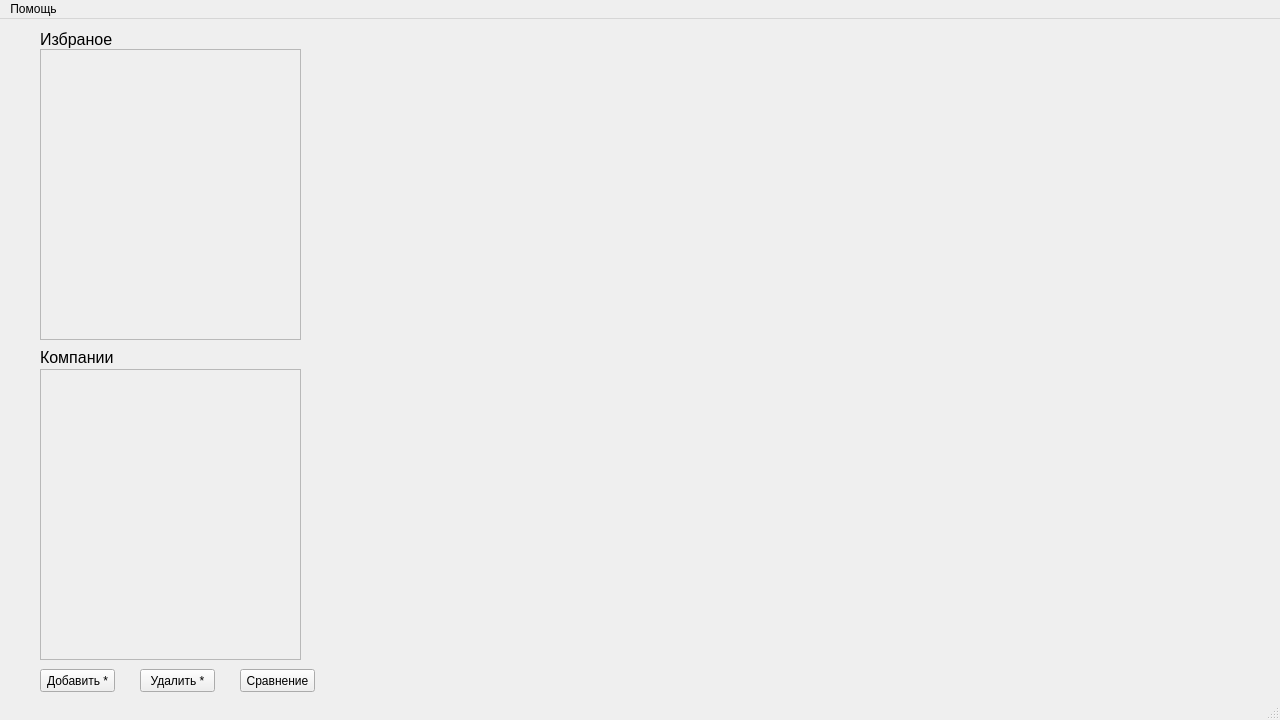
<?xml version="1.0" encoding="UTF-8"?>
<ui version="4.0">
 <class>MainWindow</class>
 <widget class="QMainWindow" name="MainWindow">
  <property name="geometry">
   <rect>
    <x>0</x>
    <y>0</y>
    <width>1280</width>
    <height>720</height>
   </rect>
  </property>
  <property name="windowTitle">
   <string>Акции</string>
  </property>
  <widget class="QWidget" name="centralwidget">
   <widget class="QWidget" name="verticalLayoutWidget">
    <property name="geometry">
     <rect>
      <x>369</x>
      <y>9</y>
      <width>891</width>
      <height>651</height>
     </rect>
    </property>
    <layout class="QVBoxLayout" name="verticalLayout"/>
   </widget>
   <widget class="QScrollArea" name="scrollArea">
    <property name="geometry">
     <rect>
      <x>40</x>
      <y>350</y>
      <width>261</width>
      <height>291</height>
     </rect>
    </property>
    <property name="widgetResizable">
     <bool>true</bool>
    </property>
    <widget class="QWidget" name="scrollAreaWidgetContents">
     <property name="geometry">
      <rect>
       <x>0</x>
       <y>0</y>
       <width>259</width>
       <height>289</height>
      </rect>
     </property>
     <layout class="QVBoxLayout" name="verticalLayout_3">
      <item>
       <layout class="QVBoxLayout" name="verticalLayout_2"/>
      </item>
     </layout>
    </widget>
   </widget>
   <widget class="QLabel" name="label">
    <property name="geometry">
     <rect>
      <x>40</x>
      <y>330</y>
      <width>81</width>
      <height>16</height>
     </rect>
    </property>
    <property name="font">
     <font>
      <pointsize>12</pointsize>
     </font>
    </property>
    <property name="text">
     <string>Компании</string>
    </property>
   </widget>
   <widget class="QScrollArea" name="scrollArea_2">
    <property name="geometry">
     <rect>
      <x>40</x>
      <y>30</y>
      <width>261</width>
      <height>291</height>
     </rect>
    </property>
    <property name="widgetResizable">
     <bool>true</bool>
    </property>
    <widget class="QWidget" name="scrollAreaWidgetContents_2">
     <property name="geometry">
      <rect>
       <x>0</x>
       <y>0</y>
       <width>259</width>
       <height>289</height>
      </rect>
     </property>
     <layout class="QVBoxLayout" name="verticalLayout_5">
      <item>
       <layout class="QVBoxLayout" name="verticalLayout_4"/>
      </item>
     </layout>
    </widget>
   </widget>
   <widget class="QLabel" name="label_2">
    <property name="geometry">
     <rect>
      <x>40</x>
      <y>10</y>
      <width>81</width>
      <height>20</height>
     </rect>
    </property>
    <property name="font">
     <font>
      <pointsize>12</pointsize>
     </font>
    </property>
    <property name="text">
     <string>Избраное</string>
    </property>
   </widget>
   <widget class="QPushButton" name="pushButton_21">
    <property name="geometry">
     <rect>
      <x>40</x>
      <y>650</y>
      <width>75</width>
      <height>23</height>
     </rect>
    </property>
    <property name="text">
     <string>Добавить *</string>
    </property>
   </widget>
   <widget class="QPushButton" name="pushButton_22">
    <property name="geometry">
     <rect>
      <x>140</x>
      <y>650</y>
      <width>75</width>
      <height>23</height>
     </rect>
    </property>
    <property name="text">
     <string>Удалить *</string>
    </property>
   </widget>
   <widget class="QPushButton" name="pushButton_23">
    <property name="geometry">
     <rect>
      <x>240</x>
      <y>650</y>
      <width>75</width>
      <height>23</height>
     </rect>
    </property>
    <property name="text">
     <string>Сравнение</string>
    </property>
   </widget>
  </widget>
  <widget class="QMenuBar" name="menubar">
   <property name="geometry">
    <rect>
     <x>0</x>
     <y>0</y>
     <width>1280</width>
     <height>21</height>
    </rect>
   </property>
   <widget class="QMenu" name="menu">
    <property name="title">
     <string>Помощь</string>
    </property>
    <addaction name="about_action"/>
   </widget>
   <addaction name="menu"/>
  </widget>
  <widget class="QStatusBar" name="statusbar"/>
  <action name="about_action">
   <property name="text">
    <string>О программе</string>
   </property>
  </action>
 </widget>
 <resources/>
 <connections/>
 <buttongroups>
  <buttongroup name="buttonGroup"/>
 </buttongroups>
</ui>
